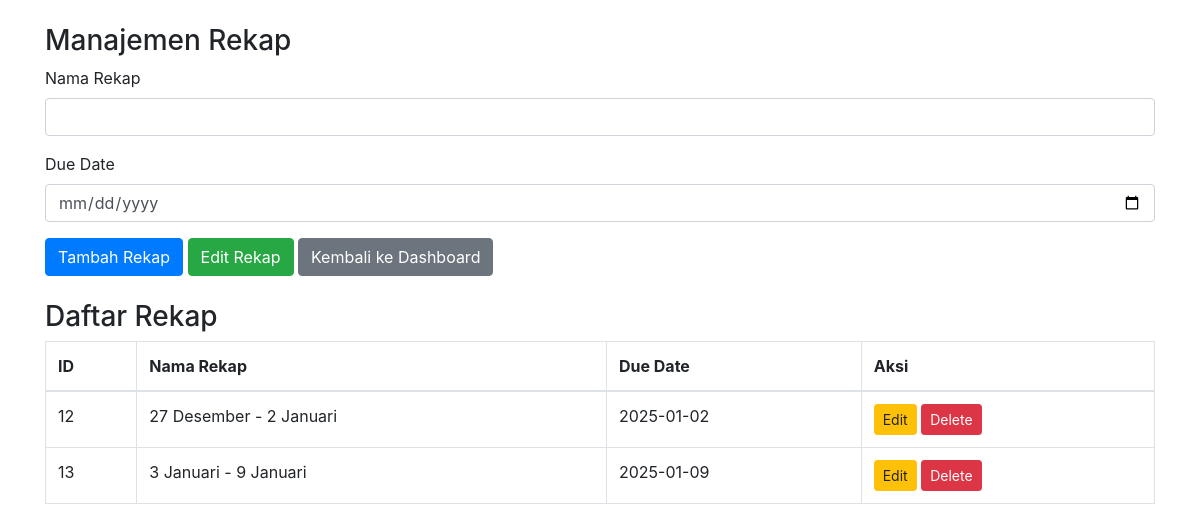
/form_rekap.php (signed in), run on the app's committed database.
### tables this page shows
CREATE TABLE `rekap` (
  `id_rekap` int(11) NOT NULL,
  `nama_rekap` varchar(255) NOT NULL,
  `due_date` date NOT NULL,
  `isdelete` int(11) NOT NULL
);

### form_rekap.php (the view, shortened to what this page needs)
<?php
include('koneksi.php');
$sql_rekap = "SELECT id_rekap, nama_rekap, due_date FROM rekap WHERE isdelete = 0";
$result_rekap = $conn->query($sql_rekap);
?>
<!DOCTYPE html>
<html lang="en">
<head>
    <link href="https://stackpath.bootstrapcdn.com/bootstrap/4.3.1/css/bootstrap.min.css" rel="stylesheet">
</head>
<body>
<div class="container mt-4">
    <h3>Manajemen Rekap</h3>
    <form method="POST" id="form-rekap">
        <div class="form-group">
            <label for="nama_rekap">Nama Rekap</label>
            <input type="text" class="form-control" id="nama_rekap" name="nama_rekap" required>
        </div>
        <div class="form-group">
            <label for="due_date">Due Date</label>
            <input type="date" class="form-control" id="due_date" name="due_date" required>
        </div>
        <button type="submit" class="btn btn-primary" name="add">Tambah Rekap</button>
        <button type="submit" class="btn btn-success" name="edit">Edit Rekap</button>
        <a href="index.php" class="btn btn-secondary">Kembali ke Dashboard</a>
    </form>
    <h3 class="mt-4">Daftar Rekap</h3>
    <table class="table table-bordered table-hover">
        <thead>
            <tr>
                <th>ID</th>
                <th>Nama Rekap</th>
                <th>Due Date</th>
                <th>Aksi</th>
            </tr>
        </thead>
        <tbody>
            <?php while ($row = $result_rekap->fetch_assoc()): ?>
                <tr>
                    <td><?= htmlspecialchars($row['id_rekap']) ?></td>
                    <td><?= htmlspecialchars($row['nama_rekap']) ?></td>
                    <td><?= htmlspecialchars($row['due_date']) ?></td>
                    <td>
                        <button class="btn btn-warning btn-sm" onclick="editRekap(<?= $row['id_rekap'] ?>, '<?= htmlspecialchars($row['nama_rekap']) ?>', '<?= htmlspecialchars($row['due_date']) ?>')">Edit</button>
                        <a href="?delete=<?= $row['id_rekap'] ?>" class="btn btn-danger btn-sm" onclick="return confirm('Yakin ingin menghapus rekap ini?')">Delete</a>
                    </td>
                </tr>
            <?php endwhile; ?>
        </tbody>
    </table>
</div>
</body>
</html>

### data on the page
rekap: id_rekap "12", nama_rekap "27 Desember - 2 Januari", due_date "2025-01-02"
rekap: id_rekap "13", nama_rekap "3 Januari - 9 Januari", due_date "2025-01-09"
